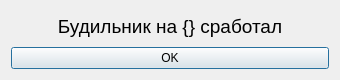
<?xml version="1.0" encoding="UTF-8"?>
<ui version="4.0">
 <class>Dialog</class>
 <widget class="QDialog" name="Dialog">
  <property name="geometry">
   <rect>
    <x>0</x>
    <y>0</y>
    <width>340</width>
    <height>80</height>
   </rect>
  </property>
  <property name="minimumSize">
   <size>
    <width>340</width>
    <height>80</height>
   </size>
  </property>
  <property name="maximumSize">
   <size>
    <width>340</width>
    <height>80</height>
   </size>
  </property>
  <property name="windowTitle">
   <string>Будильник</string>
  </property>
  <layout class="QVBoxLayout" name="verticalLayout_2">
   <item>
    <layout class="QVBoxLayout" name="verticalLayout">
     <item>
      <widget class="QLabel" name="label">
       <property name="font">
        <font>
         <pointsize>14</pointsize>
        </font>
       </property>
       <property name="text">
        <string>Будильник на {} сработал</string>
       </property>
       <property name="alignment">
        <set>Qt::AlignCenter</set>
       </property>
      </widget>
     </item>
     <item>
      <widget class="QPushButton" name="pushButton">
       <property name="text">
        <string>OK</string>
       </property>
      </widget>
     </item>
    </layout>
   </item>
  </layout>
 </widget>
 <resources/>
 <connections/>
</ui>
